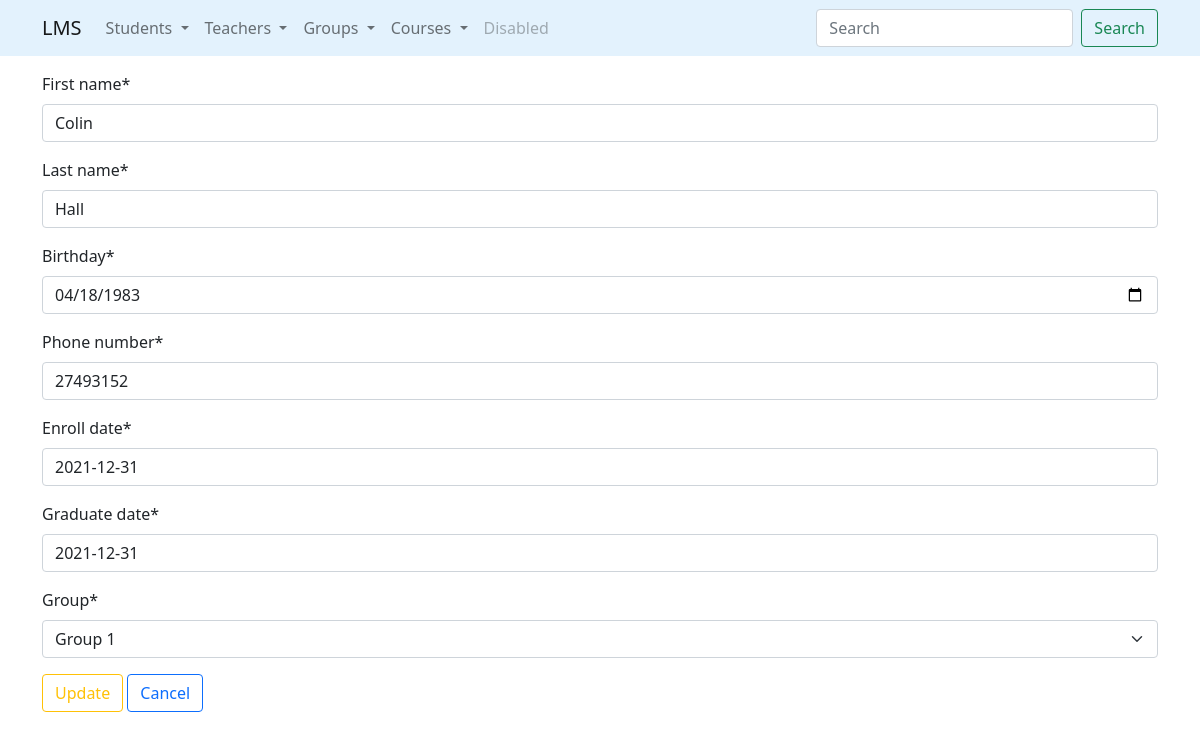
/students/update/19/, run on the app's committed database.
### students/models.py (models this page shows, shortened)
class Students(Person):
    phone_number = models.CharField(
        max_length=20,
        default='',
        validators=[
            MinLengthValidator(7),
            unique_number_validator
        ]
    )
    enroll_date = models.DateField(default=datetime.date.today)
    graduate_date = models.DateField(default=datetime.date.today)
    group = models.ForeignKey(
        Group,
        on_delete=models.SET_NULL,
        null=True,
        related_name='students'
    )

### students/views.py (the view)
# urls.py: path('update/<int:ppk>/', StudentUpdateView.as_view(), name='update'),  # U
class StudentUpdateView(UpdateView):
    model = Students
    form_class = StudentUpdateForm
    success_url = reverse_lazy('students:list')
    template_name = 'students/update.html'
    pk_url_kwarg = 'ppk'

### students/forms.py
class StudentUpdateForm(StudentBaseForm):
    class Meta(StudentBaseForm.Meta):
        exclude = ['age']

### groups/models.py (called while the page is built)
    def __str__(self):
        return self.group_name

### students/templates/students/update.html (shortened to what this page needs)
{% extends 'base.html' %}
{% load crispy_forms_tags %}
{% block content %}
    <form method="post">
        {{ form | crispy }}
        <input class="btn btn-outline-warning" type="submit" value="Update">
        <a class="btn btn-outline-primary" href="{% url 'students:list' %}">Cancel</a>
    </form>
{% endblock %}

### data on the page
Students: first_name "Colin", last_name "Hall", birthday "04/18/1983", phone_number "27493152", enroll_date "2021-12-31", graduate_date "2021-12-31", group "Group 1"
